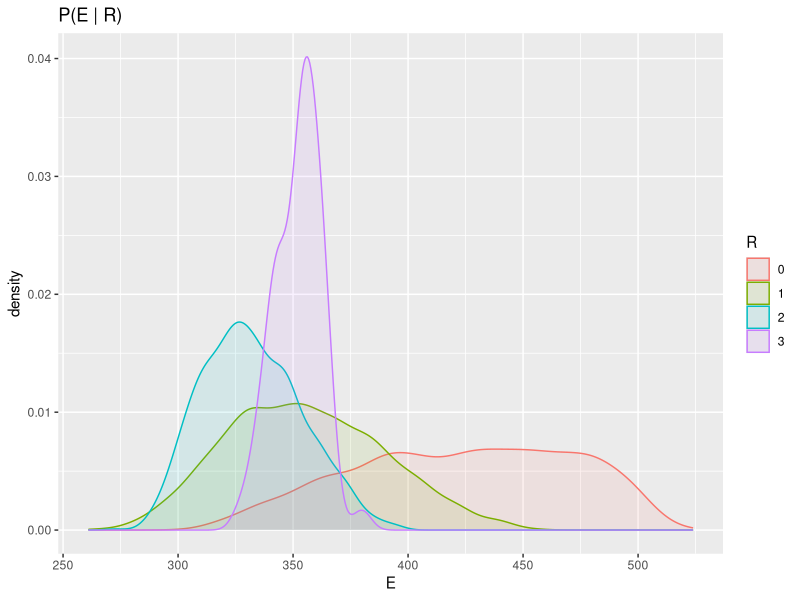
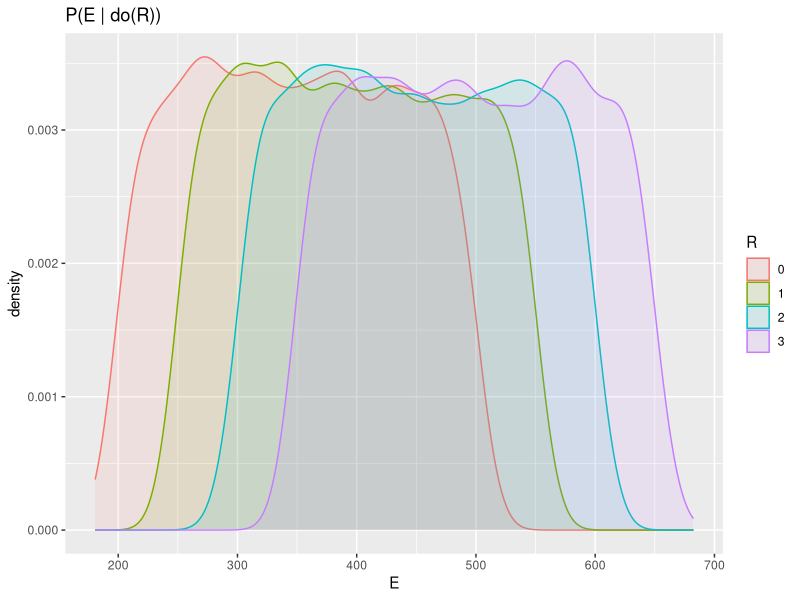

Write the R code that produced these figures, in order.
## ---- chunk 1
model = function(){
  c = runif(1, min=0, max=0.3)                         ## cloud-cover: C ~ Uniform(0, 0.3)
  r = floor(7 *(4*c^2 + runif(1, min=0, max=0.1)))     ## rainy-days: R = f_R(C, noise)
  e = 500 * (1 - 2*c + 0.1 * r) + 10 * rnorm(1)        ## energy: E = f_E(c, r, noise) 
  return(data.frame(C=c, R=r, E=e))
}
## ---- chunk 2
library(ggplot2)
df <- do.call(rbind, lapply(1:10000, function(i) model()))
df$R <- factor(df$R)
ggplot(aes(E, fill = R, color = R), data=df) + geom_density(alpha = 0.1)+ggtitle("P(E | R)")#+theme_bw() 
## ---- chunk 3
model = function(do_c, do_r, do_e, do_uc, do_ur, do_ue){
  uc = ifelse(missing(do_uc), runif(1), do_uc)       ## Uc ~ Uniform(0, 1)
  c = ifelse(missing(do_c), uc * 0.3, do_c)          ## C = Uc * 0.3 
  
  ur = ifelse(missing(do_ur), runif(1), do_ur)       ## Ur ~ Uniform(0, 1)
  r = ifelse(missing(do_r), 
             floor(7 *(4*c^2 + ur * 0.1)), do_r)     ## R = f_R(C, Ur)
  
  ue = ifelse(missing(do_ue), rnorm(1), do_ue)       ## Ue ~ Normal(0, 1)
  e = ifelse(missing(do_e), 
        500 * (1 - 2*c + 0.1 * r) + 10 * ue,
        do_e)                                        ## E = f_E(C, R, Ue)
  
  return(data.frame(C=c, R=r, E=e, Uc=uc, Ur=ur, Ue=ue))
}

generate = function(num_samples, ...){
  df <- do.call(rbind, lapply(1:num_samples, function(i) model(...)))
  df$R <- factor(df$R, levels=0:3)
  df
}
## ---- chunk 4
n <- 10000
#generate n samples by setting do_r to different values 0, 1, 2, 3
df <- do.call(rbind, lapply(0:3,function(r) generate(n, do_r = r)))
ggplot(aes(E, fill = R, color = R), data=df) + geom_density(alpha = 0.1)+ggtitle("P(E | do(R))")
